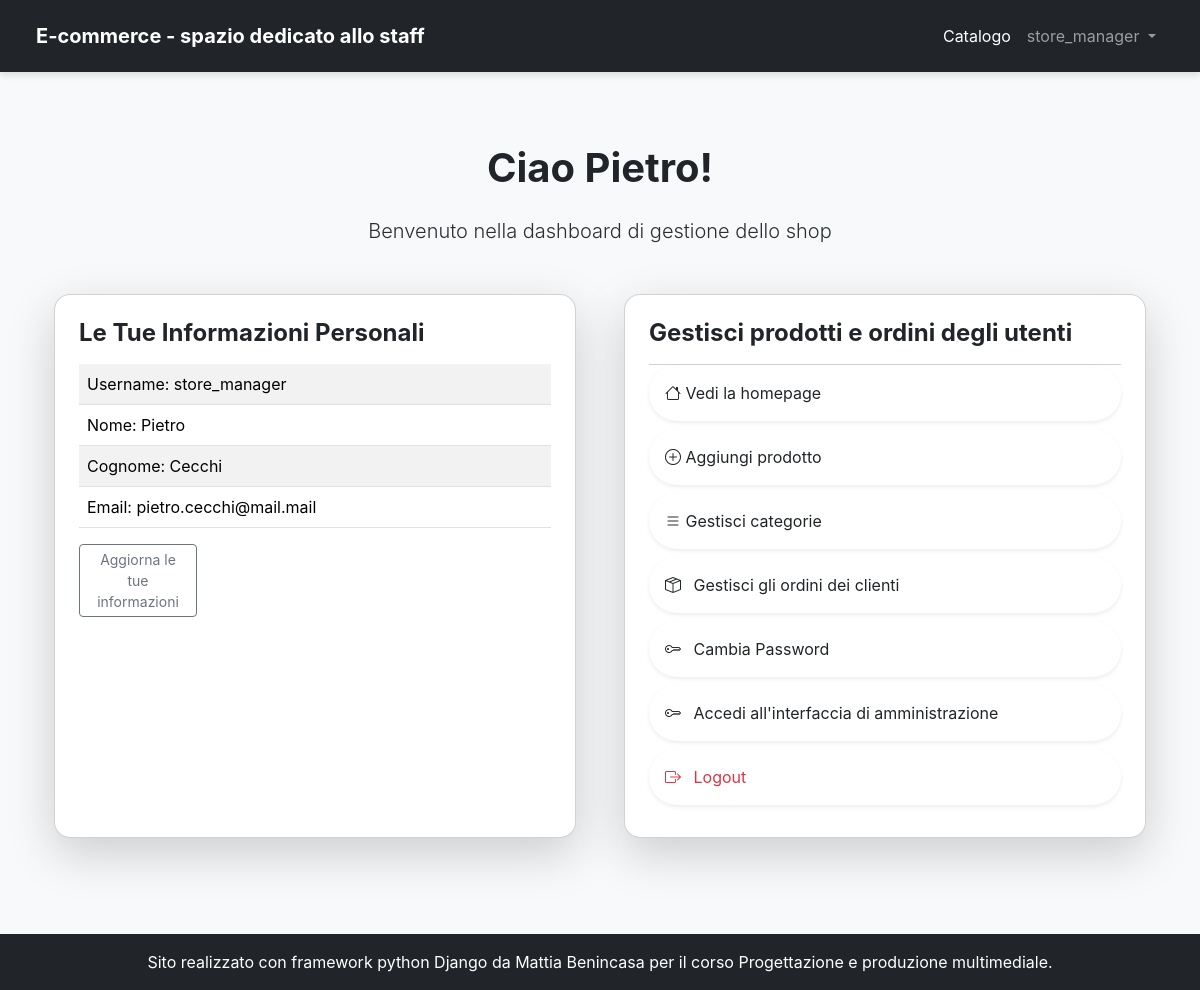
The page /accounts/store_manager_dashboard/ (signed in) on the database as committed earlier.
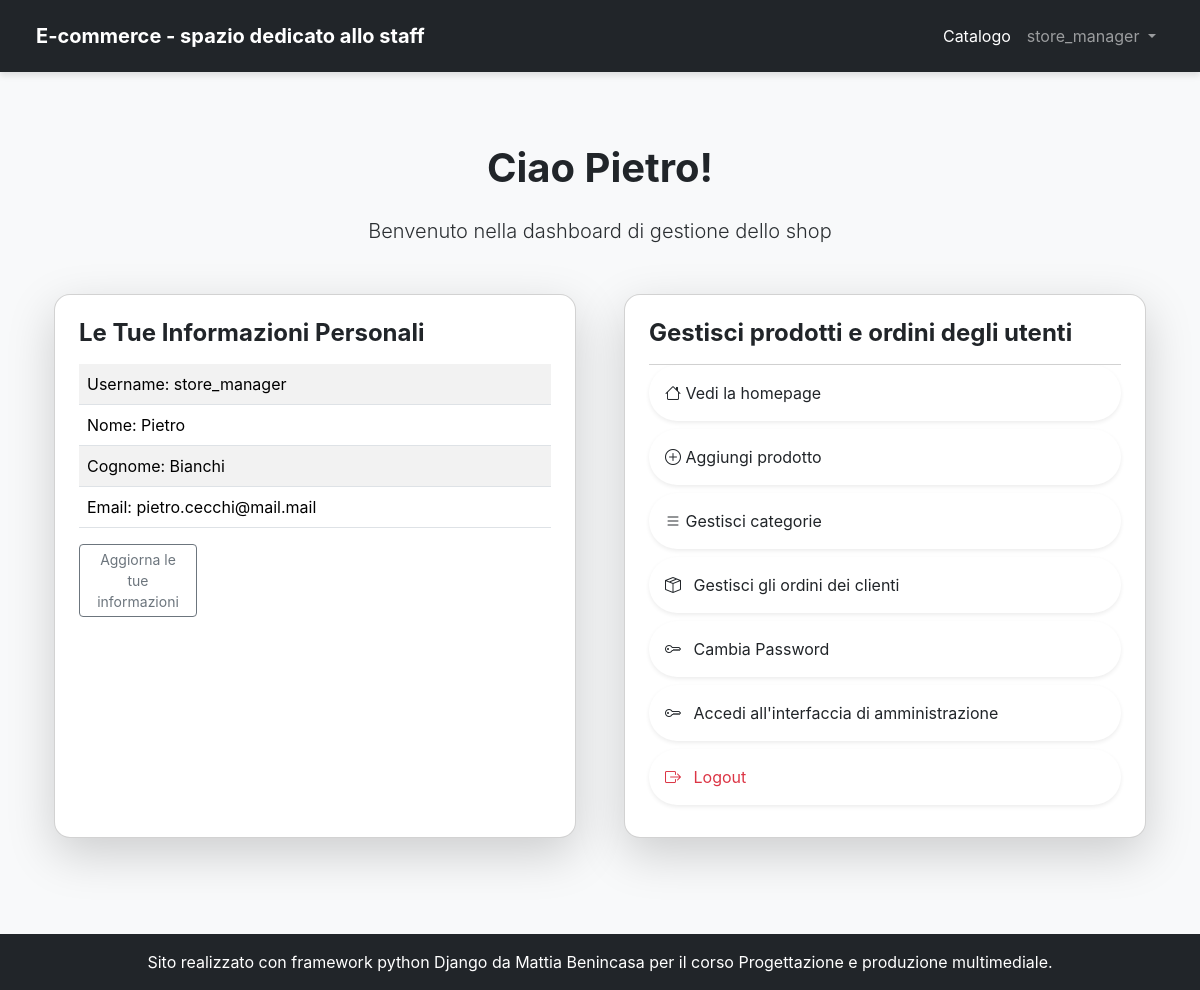
The same page on the database as committed later.
### accounts/models.py (models this page shows, shortened)
class CustomUser(AbstractUser):
    birth_date = models.DateField(blank=True, null=True)
    REQUIRED_FIELDS = ['email', 'first_name', 'last_name', 'birth_date']
    class Meta:
        permissions = [
            ('can_access_manager_dashboard', 'Può accedere alla dashboard degli store manager'),
            ('can_access_customer_dashboard', 'Può accedere alla dashboard clienti')
        ]
        verbose_name = 'Utente'
        verbose_name_plural = 'Utenti'

### accounts/views.py (the view)
# urls.py: path('store_manager_dashboard/', StoreManagerDashboard.as_view(), name='store_manager_dashboard'),
class StoreManagerDashboard(PermissionRequiredMixin, LoginRequiredMixin, TemplateView):
    template_name = 'store_manager/store_manager_dashboard.html'
    permission_required = 'accounts.can_access_manager_dashboard'

### templates/store_manager/store_manager_dashboard.html (shortened to what this page needs)
{% extends 'base.html' %}
{% block content %}
<div class="container my-5">
    <h1 class="text-center fw-bold text-dark mb-4">Ciao {{ user.first_name|default:user.username }}!</h1>
    <p class="lead text-center text-secondary-emphasis mb-5">Benvenuto nella dashboard di gestione dello shop</p>
    <div class="row gx-5">
        <div class="col-lg-6 mb-4 mb-lg-20">
            <div class="card shadow-lg rounded-card p-4 h-100">
                <h4 class="fw-bold text-dark mb-3">Le Tue Informazioni Personali</h4>
                <div class="table-responsive">
                    <table class="table table-striped table-hover rounded-lg overflow-hidden">
                        <tbody>
                            <tr><td>Username: {{ user.username }}</td></tr>
                            <tr><td>Nome: {{ user.first_name }}</td></tr>
                            <tr><td>Cognome: {{ user.last_name }}</td></tr>
                            <tr><td>Email: {{ user.email }}</td></tr>
                        </tbody>
                    </table>
                </div>
                <a href="{% url 'update_user_info' user.pk %}" class="btn btn-outline-secondary btn-sm w-25"> Aggiorna le tue informazioni</a>
            </div>
        </div>
        <div class="col-lg-6 mb-4 mb-lg-20">
            <div class="card shadow-lg rounded-card p-4 h-100">
                <h4 class="fw-bold text-dark mb-3">Gestisci prodotti e ordini degli utenti</h4>
                <div class="list-group list-group-flush">
                    <a href="/" class="list-group-item list-group-item-action py-3 rounded-pill mb-2 border-0 shadow-sm">
                        <i class="bi bi-house"></i> Vedi la homepage
                    </a>
                    <a href="{% url 'add_product' %}" class="list-group-item list-group-item-action py-3 rounded-pill mb-2 border-0 shadow-sm">
                        <i class="bi bi-plus-circle"></i> Aggiungi prodotto
                    </a>
                    <a href="{% url 'categories_list' %}" class="list-group-item list-group-item-action py-3 rounded-pill mb-2 border-0 shadow-sm">
                        <i class="bi bi-list"></i> Gestisci categorie
                    </a>
                    <a href="{% url 'customers_orders' %}" class="list-group-item list-group-item-action py-3 rounded-pill mb-2 border-0 shadow-sm">
                        <i class="bi bi-box-seam me-2"></i> Gestisci gli ordini dei clienti
                    </a>
                    <a href="{% url 'password_change' %}" class="list-group-item list-group-item-action py-3 rounded-pill mb-2 border-0 shadow-sm">
                        <i class="bi bi-key me-2"></i> Cambia Password
                    </a>
                    <a href="/admin" class="list-group-item list-group-item-action py-3 rounded-pill mb-2 border-0 shadow-sm">
                        <i class="bi bi-key me-2"></i> Accedi all'interfaccia di amministrazione
                    </a>
                    <form action="{% url 'logout' %}" method="post">
                        <button type="submit" class="list-group-item list-group-item-action py-3 rounded-pill mb-2 border-0 shadow-sm text-danger">
                            <i class="bi bi-box-arrow-right me-2"></i> Logout
                        </button>
                    </form>
                </div>
            </div>
        </div>
    </div>
</div>
{% endblock content %}
{% block head_extra %}
<link rel="stylesheet" href="https://cdn.jsdelivr.net/npm/bootstrap-icons@1.11.3/font/bootstrap-icons.min.css">
{% endblock %}

### templates/base.html (shortened to what this page needs)
<!DOCTYPE html>
<html lang="it">
<head>
    <link href="https://cdn.jsdelivr.net/npm/bootstrap@5.3.3/dist/css/bootstrap.min.css" rel="stylesheet"
          xintegrity="sha384-QWTKZyjpPEjISv5WaRU9Oer_idvLwtxj0s3rNb+eD+PjSgWvKWHB/a8P+fK7">
    {% block head_extra %}{% endblock head_extra %}
</head>
<body class="d-flex flex-column min-vh-100">
    <nav class="navbar navbar-expand-lg fixed-top navbar-dark bg-dark px-4 py-3">
        <div class="container-fluid">
        {% if perms.accounts.can_access_manager_dashboard %}
        <a class="navbar-brand fw-bold text-white" href="{% url 'store_manager_dashboard' %}">E-commerce - spazio dedicato allo staff</a>
        {% else %}
            <a class="navbar-brand fw-bold text-white" href="/">E-commerce</a>
        {% endif %}
            <div class="collapse navbar-collapse" id="navbarSupportedContent">
                {% if user.is_authenticated and perms.accounts.can_access_customer_dashboard %}
                <ul class="navbar-nav ms-auto">
                    <li class="nav-item">
                        <a class="nav-link text-white" href="{% url 'cart' %}">Carrello</a>
                    </li>
                    <li class="nav-item dropdown">
                        <a class="nav-link dropdown-toggle" href="#" role="button" data-bs-toggle="dropdown" aria-expanded="false">
                            {{ user.username }}
                        </a>
                        <ul class="dropdown-menu">
                            <li><a class="dropdown-item" href="{% url 'dashboard' %}">Profilo</a></li>
                            <li><a class="dropdown-item" href="{% url 'my_orders' %}">I miei ordini</a></li>
                            <li>
                                <form action="{% url 'logout' %}" method="post" class="d-inline">
                                        {% csrf_token %}
                                        <button type="submit" class="dropdown-item">Logout</button>
                                </form>
                            </li>
                        </ul>
                    </li>
                </ul>
                {% elif user.is_authenticated and perms.accounts.can_access_manager_dashboard %}
                    <ul class="navbar-nav ms-auto">
                        <li class="nav-item">
                            <a class="nav-link text-white" href="{% url 'product_list' %}">Catalogo</a>
                        </li>
                        <li class="nav-item dropdown">
                            <a class="nav-link dropdown-toggle" href="#" role="button" data-bs-toggle="dropdown" aria-expanded="false">
                                {{ user.username }}
                            </a>
                        </li>
                    </ul>
                {% endif %}
            </div>
        </div>
    </nav>
    <main class="container my-4 flex-grow-1">
        {% block content %}
        {% endblock content %}
    </main>
    <footer class="bg-dark text-white text-center py-3 mt-auto rounded-top-lg">
        <div class="container">
            <p class="mb-0">Sito realizzato con framework python Django da Mattia Benincasa per il corso Progettazione e produzione multimediale.</p>
        </div>
    </footer>
</body>
</html>

Rows that differ between the two databases and show on the page:
changed CustomUser "Pietro": last_name "Cecchi" → "Bianchi"
